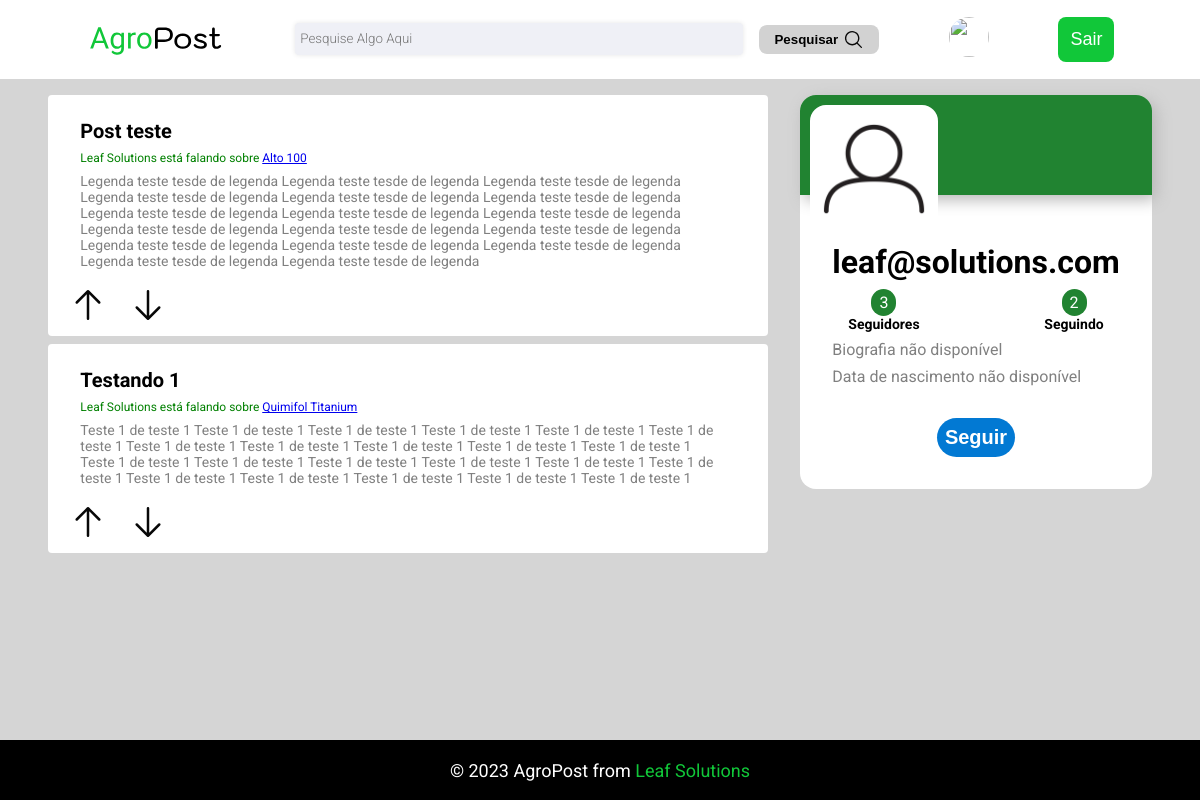
The app's page /profile/leaf@solutions.com/, older data.
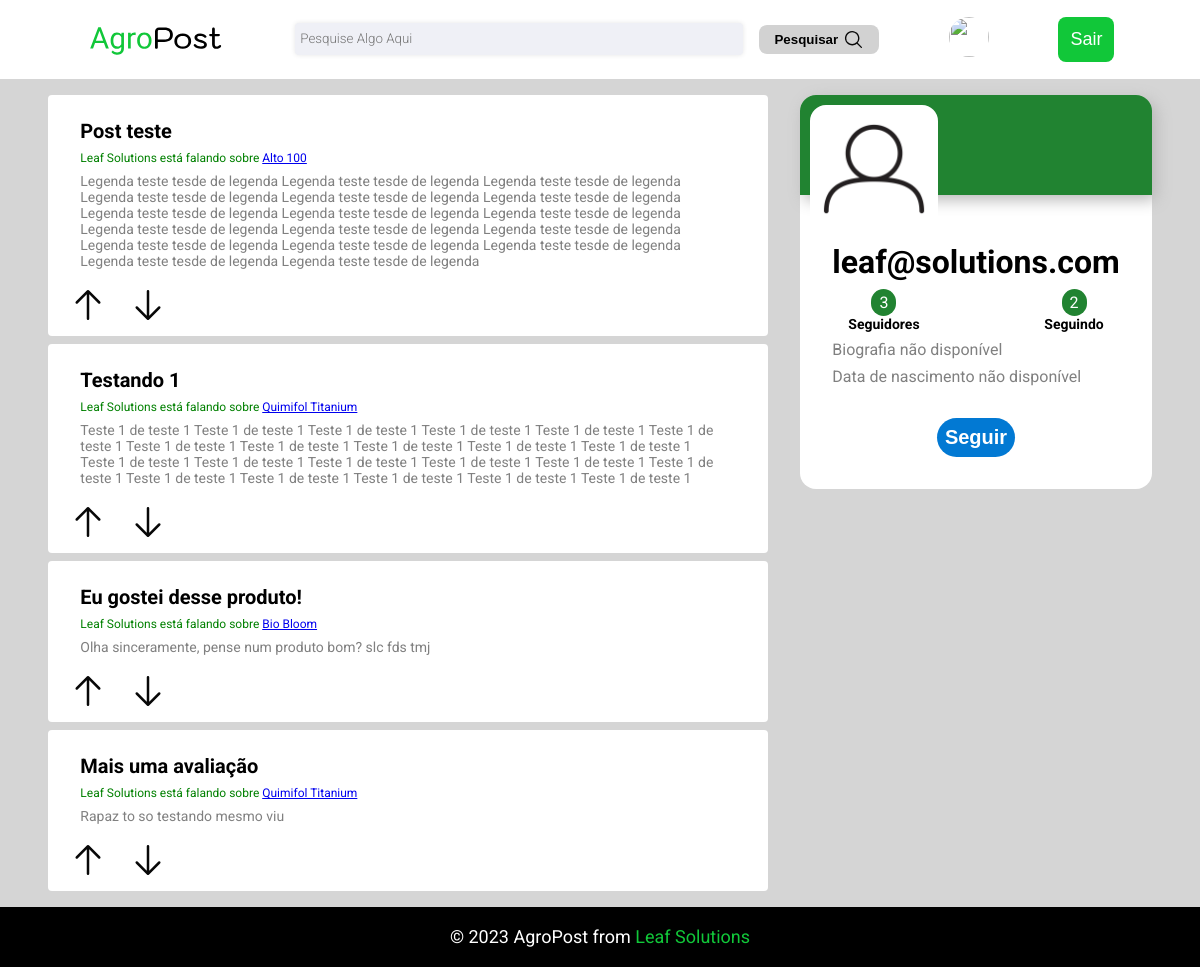
The same page, newer data.
### post/models.py (models this page shows, shortened)
class Post(models.Model):
    title = models.CharField(blank=False,null=False,max_length=30,editable=True)
    content = models.TextField(blank=False,null=False,editable=True)
    rate = models.PositiveSmallIntegerField(blank=False,null=False,editable=False, default=0)
    published_at = models.DateTimeField(auto_now_add=True)
    updated_at = models.DateTimeField(auto_now=True)
    product = models.ForeignKey(Product,blank=False,null=False,on_delete=models.CASCADE)
    author = models.ForeignKey(User,blank=False,null=False,on_delete=models.CASCADE)
    upgrade = models.ManyToManyField(User,related_name="upgrade",null=True,blank=True)
    downgrade = models.ManyToManyField(User,related_name="downgrade",null=True,blank=True)

### product/models.py (models this page shows, shortened)
class Product(models.Model):
    product_types = (
        ("vermifuga", "Vermifuga"),
        ("Adubo", "Adubo"),
        ("Veneno", "Veneno"),
        ("Fertilizante", "Fertilizante"),
        ("Agrotoxico", "Agrotoxico"),
        ("Fungicida","Fungicida"),
    )
    name = models.CharField(blank=False, null=False, max_length=50, editable=True)
    brand = models.ForeignKey(Brand, blank=False,null=False,on_delete=models.CASCADE)
    picture = models.ImageField(
        upload_to="product-pic",
        height_field=None,
        width_field=None,
        max_length=None,
        null=False,
        blank=False,
    )
    product_type = models.CharField(
        choices=product_types, null=False, blank=False, max_length=50
    )
    def __str__(self):
        return self.name

### users/views.py (the view, shortened to what this page needs)
# urls.py: path("profile/<str:username>/", views.profile_view, name="profile"),
def profile_view(request, username):
    try:
        user = User.objects.get(username=username)
        posts = Post.objects.filter(author=user)
        followers = Profile.objects.filter(following=user.id)
        following = user.profile.following.all()
    except User.DoesNotExist:
        return render(request, "post/home.html")
    print(followers)
    return render(request, "post/profile.html", {"profile_user": user,"posts":posts, "followers":followers, "following": following})

### users/models.py (called while the page is built)
    def __str__(self):
        return self.user.username

### templates/post/profile.html (shortened to what this page needs)
{% extends "post/base.html" %} {% load static %} {% block 'head' %}
<link rel="stylesheet" href="{% static 'profile/styles.css' %}" />
{% endblock 'head' %} {% block 'content' %}
<div class="profile">
  <div class="profilePost">
    {% for post in posts %}
    <div class="post">
      <div class="head">
        <div class="userInfo">
          <h1 class="title">{{post.title}}</h1>
          <p class="username">{{post.author.first_name}} está falando sobre <a href="#">{{post.product}}</a></p>
          <p class="description">{{post.content}}</p>
        </div>
      </div>
      <ul>
      <button
        onclick="toggleLike('{{ post.id }}')"
        id="like_{{ post.id }}"
      >
        <img src="./../../static/assets/postPositivo.svg" />
      </button>
      <button
        onclick="toggleDislike('{{ post.id }}')"
        id="dislike_{{ post.id }}"
      >
        <img src="./../../static/assets/postNegativo.svg" />
      </button>
      </ul>
      </div>
    {% endfor %}
  </div>
  <div class="profileData">
    <div class="topProfile">
      <div class="backgroundProfile"></div>
      <div class="image">
        <img
          alt="Perfil"
          src="{{ profile_user.profile.image.url }}"
          class="profileIcon"
        />
      </div>
    </div>
    <div class="contentProfile">
      <h1>{{ profile_user.username }}</h1>
      <div class="follow_info">
        <div onclick=openModalFollower() >
          <span class='value'>{{ followers|length }}</span>
          <span class='text'>Seguidores</span>
        </div >
        <div onclick=openModalFollowing()>
          <span class='value'>{{ following|length }}</span>
          <span class='text'>Seguindo</span>
        </div >
      </div>
      {% if profile_user.bio %}
      <p>{{ profile_user.bio }}</p>
      {% else %}
      <p>Biografia não disponível</p>
      {% endif %}
      <div>
        {% if profile_user.date_of_birth %}
        <p>{{ profile_user.date_of_birth }}</p>
        {% else %}
        <p>Data de nascimento não disponível</p>
        {% endif %}
      </div>
    </div>
    {% if user.is_authenticated and user.username == profile_user.username %}
    <button id="openModal">Configurar</button>
    {% else %}
    <form action="{% url 'users:profile' username=profile_user.username %}" method="post">
      {% if user.profile not in followers %}
      <button type='submit' class='buttonFollow'>Seguir</button>
      {% else %}
      <button type='submit' class='unfollow_btn'>Parar de seguir</button>
      {% endif %}
    </form>
    {% endif %}
  </div>
</div>
{% endblock 'content' %}

Row changes from the older to the newer data that the page shows:
added Post: title "Eu gostei desse produto!", author.first_name "Leaf Solutions", product "Bio Bloom", content "Olha sinceramente, pense num produto bom? slc fds tmj"
added Post: title "Mais uma avaliação", author.first_name "Leaf Solutions", product "Quimifol Titanium", content "Rapaz to so testando mesmo viu"
